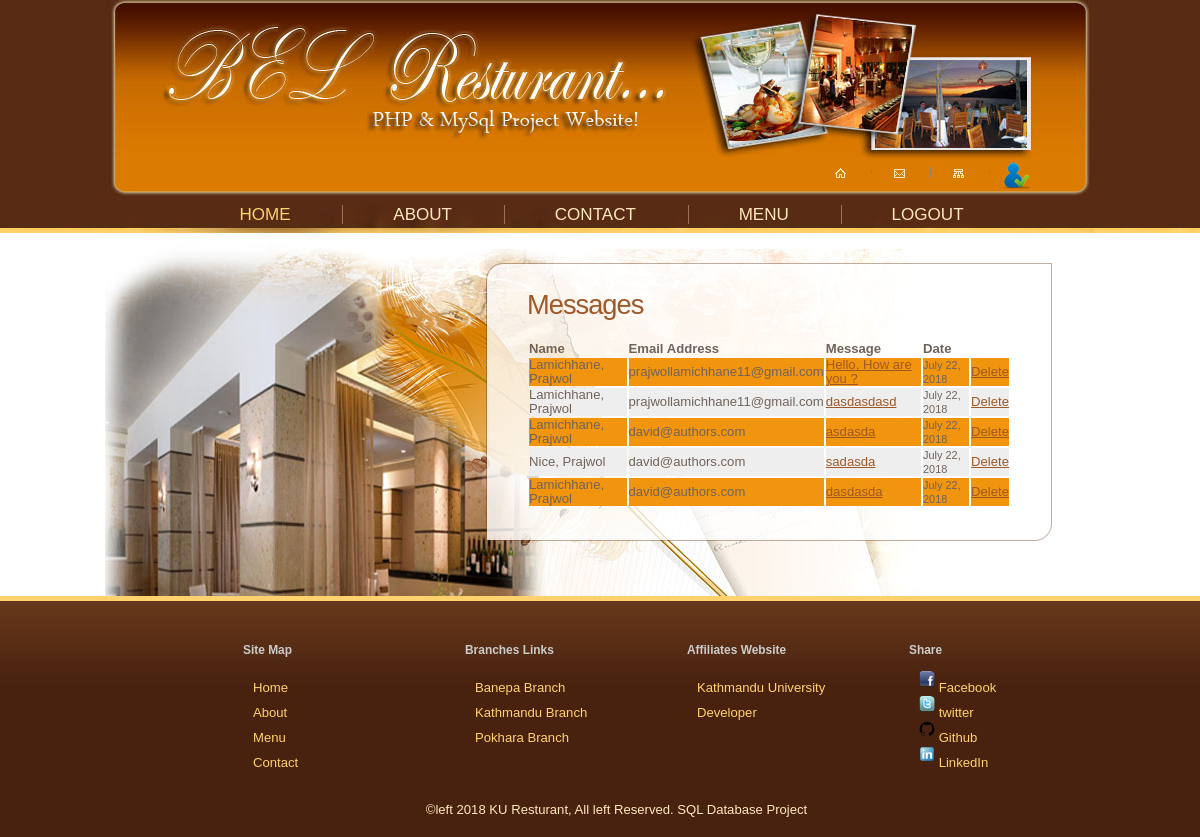
Page /res3/messages.php (signed in) on the committed database.
### tables this page shows
CREATE TABLE `contactus` (
  `contact_id` int(8) UNSIGNED NOT NULL,
  `first_name` varchar(30) DEFAULT NULL,
  `last_name` varchar(30) DEFAULT NULL,
  `email` varchar(50) DEFAULT NULL,
  `message` varchar(360) DEFAULT NULL,
  `date_created` datetime NOT NULL
);

### res3/messages.php (the view, shortened to what this page needs)
<?php
include ('includes/header.php');
echo '<div id="content">
      <div class="container">
         <div class="inside">
            <div class="box alt">
            	<div class="left-top-corner">
               	<div class="right-top-corner">
                  	<div class="border-top"></div>
                  </div>
               </div>
               <div class="border-left">
               	<div class="border-right">
                  	<div class="inner">
                     	<div class="wrapper">
<h3>Messages</h3>';
require_once ('./mysqli_connect.php');
$display = 5;
if (isset($_GET['s']) && is_numeric($_GET['s'])) {
	$start = $_GET['s'];
} else {
	$start = 0;
}
$q = "SELECT CONCAT (last_name, ', ', first_name) AS name, email, message, DATE_FORMAT(date_created,'%M %d, %Y') AS dr, contact_id FROM contactus ORDER BY date_Created ASC LIMIT $start, $display";
$r = @mysqli_query ($dbc, $q);
echo '<table align="center" cellspacing="2" cellpadding="10" width="100%">
<tr>
	<td align="left"><b>Name</b></td>
	<td align="left"><b>Email Address</b></td>
	<td align="left"><b>Message</b></td>
	<td align="left"><b>Date</b></td>
	</tr>
';
$bg = '#eeeeee';
while ($row = mysqli_fetch_array($r, MYSQLI_ASSOC)) {
	$bg = ($bg=='#eeeeee' ? '#F0950D' : '#eeeeee');
	echo '<tr bgcolor="' . $bg . '">
		<td align="left">' . $row['name'] .' </td>
		<td align="left">' . $row['email'] . ' </td>
		<td align="left"><a href="view_message.php?id=' . $row['contact_id'] . '">' . $row['message'] . '</a></td>
		<td align="left"><small>' . $row['dr'] . '</small></td>
		<td align="left"><a href="delete_message.php?id=' . $row['contact_id'] . '">Delete</a></td>';
}
echo '</table>';
echo '                        	<dl class="special fright">
                           	</div>
                     </div>
                  </div>
               </div>
               <div class="left-bot-corner">
               	<div class="right-bot-corner">
                  	<div class="border-bot"></div>
                  </div>
               </div>
            </div>
 </div>
      </div>
   </div>
';
include ('includes/footer.php');
?>

### res3/css/main.css (style rules this page uses)
* { margin:0; padding:0; }
html, body { height:100%; }
html { min-width:990px; }
body { background:url(./images/top-tail.jpg) center top repeat-x #48220f; font-family:Tahoma, Geneva, sans-serif; font-size:100%; line-height:.875em; color:#70635b; }
#header, #content, #footer { font-size:0.82em; position:relative; }
.wrapper { width:100%; overflow:hidden; }
.container { width:990px; margin:0 auto; }
a { color:#9f5827; outline:none; }
h3 { font-family:Verdana, Geneva, sans-serif; font-size:2.08em; line-height:1em; font-weight:normal; letter-spacing:-1px; color:#9f5827; margin-bottom:22px; }
.box { width:100%; }
.box.alt { margin-bottom:15px; }
.box .left-top-corner { background:url(./images/left-top-corner.png) no-repeat left top; padding-left:18px; }
.box .right-top-corner { background:url(./images/right-top-corner.png) no-repeat right top; padding-right:1px; }
.box .border-top { background:url(./images/border-top.png) left top repeat-x; height:18px; overflow:hidden; font-size:0; line-height:0; }
.box .border-left { background:url(./images/border-side.png) left top repeat-y; padding-left:1px; }
.box .border-right { background:url(./images/border-side.png) right top repeat-y; padding-right:1px; }
.box .left-bot-corner { background:url(./images/left-bot-corner.png) no-repeat left top; padding-left:1px; }
.box .right-bot-corner { background:url(./images/right-bot-corner.png) no-repeat right top; padding-right:18px; }
.box .border-bot { background:url(./images/border-bot.png) left top repeat-x; height:18px; overflow:hidden; font-size:0; line-height:0; }
.box .inner { padding:10px 40px 15px 40px; background:url(./images/box-bg.png) left top; }
#content { background:url(./images/content-bg.jpg) no-repeat center -1px #fff; width:100%; }
#content .inside { padding:30px 43px 40px 381px; }

### rows in the picture
contactus: name "Lamichhane, Prajwol", email "prajwollamichhane11@gmail.com", message "Hello, How are you ?", dr "July 22, 2018"
contactus: name "Lamichhane, Prajwol", email "prajwollamichhane11@gmail.com", message "dasdasdasd", dr "July 22, 2018"
contactus: name "Lamichhane, Prajwol", email "david@authors.com", message "asdasda", dr "July 22, 2018"
contactus: name "Nice, Prajwol", email "david@authors.com", message "sadasda", dr "July 22, 2018"
contactus: name "Lamichhane, Prajwol", email "david@authors.com", message "dasdasda", dr "July 22, 2018"
